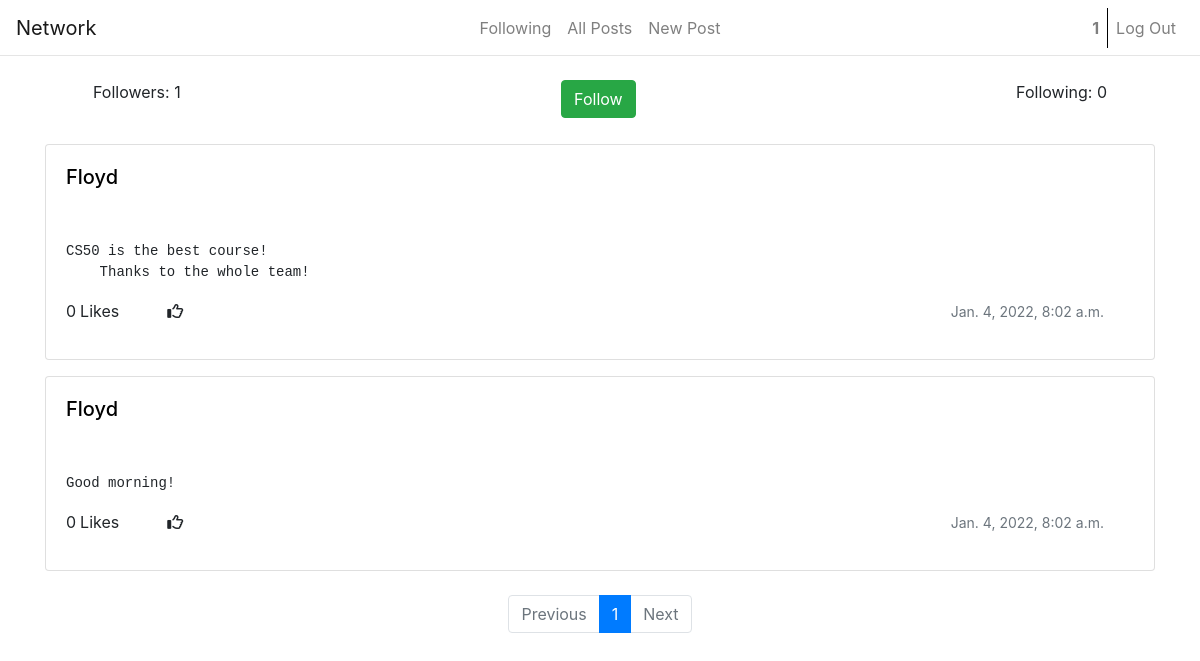
The page /profile/Floyd (signed in) on the database its author committed.
### network/models.py (models this page shows, shortened)
class User(AbstractUser):
    pass

class Post(models.Model):
    timestamp = models.DateTimeField(default=datetime.datetime.now())
    description = models.TextField(blank=True, null=True, default="")
    owner = models.ForeignKey(User, on_delete=models.CASCADE, related_name="owner")
    likes = models.IntegerField(default="0")

### network/views.py (the view, shortened to what this page needs)
# urls.py: path("profile/<str:user>", views.profile, name="profile"),
@login_required(login_url='login')
def profile(request, user):
    if request.method == "GET":
        current_user = request.user
        owner = User.objects.get(username=user)
        is_following = Followers.objects.filter(follower=owner).count()
        is_follower = Followers.objects.filter(following = owner, follower=current_user)
        follow_count = Followers.objects.filter(following=owner).count()
        posts = Post.objects.filter(owner=owner).order_by("-timestamp")
        paginator = Paginator(posts, 10)
        page_number = request.GET.get('page')
        page_obj = paginator.get_page(page_number)
        return render(request, "network/profile.html", {
            "owner": owner,
            "current_user" : current_user,
            "followers" : is_follower,
            "posts": posts,
            "page_obj": page_obj,
            "follow_count": follow_count,
            "is_following_count": is_following
        })

### network/templates/network/profile.html (shortened to what this page needs)
{% extends "network/layout.html" %} {% load static %}
{% block body %}
<div class="container">
	<div class="d-flex mt-4 mb-4 mx-5 justify-content-between">
		<div class="d-inline">Followers: {{follow_count}}</div>
		{% if owner != current_user %} {% if not followers %}
		<form
			action=""
			method="post"
			name="follow"
		>
			<button class="btn btn-success" type="submit">Follow</button>
		</form>
		{% endif %} {% endif %}
		<div class="following">
			<p>Following: {{ is_following_count }}</p>
		</div>
	</div>
	{% for post in page_obj %}
	<div class="whole-card" id="edit-box-{{post.id}}">
		<div class="card mb-3">
			<div class="card-body d-flex justify-content-between" id="btn-div">
				<h5 class="card-title text-left">
					<a
						href="{% url 'profile' post.owner %}"
						class="noDecoration link-info d-inline"
						>{{post.owner}}</a
					>
				</h5>
			</div>
			<div class="card-body">
				<pre class="card-text">{{post.description}}</pre>
				<div class="row justify-content-between container">
					<div
						class="
							try
							d-inline-flex
							text-center
							mt-auto
							mb-auto
							justify-content-center
						"
					>
						<p class="card-text mr-1 likes-number-{{post.id}}">
							{{post.likes}}
						</p>
						<p>Likes</p>
						<i
							class="fa-regular fa-thumbs-up ml-5 mt-1 like-button-{{post.id}}"
							onclick="like('{{post.id}}')"
						></i>
					</div>
					<p class="card-text">
						<small class="text-muted">{{post.timestamp}}</small>
					</p>
				</div>
			</div>
		</div>
	</div>
	{% endfor %}
	<div class="pb-5 pt-2">
		<nav aria-label="...">
			<ul class="pagination justify-content-center">
				{% if page_obj.has_previous %}
				<li class="page-item">
					<a class="page-link" href="?page={{ page_obj.previous_page_number }}"
						>Previous</a
					>
				</li>
				{% else %}
				<li class="page-item disabled">
					<a class="page-link disabled">Previous</a>
				</li>
				{% endif %}
				<li class="page-item active" aria-current="page">
					<span class="page-link">
						{{ page_obj.number }}
					</span>
				</li>
				{% if page_obj.has_next %}
				<li class="page-item">
					<a class="page-link" href="?page={{ page_obj.next_page_number }}"
						>{{ page_obj.next_page_number }}</a
					>
				</li>
				<li class="page-item">
					<a class="page-link" href="?page={{ page_obj.next_page_number }}"
						>Next</a
					>
				</li>
				{% else %}
				<li class="page-item disabled">
					<a class="page-link disabled">Next</a>
				</li>
				{% endif %}
			</ul>
		</nav>
	</div>
</div>
{% endblock %}

### network/templates/network/layout.html (shortened to what this page needs)
{% load static %}
<!DOCTYPE html>
<html lang="en">
    <head>
        <link rel="stylesheet" href="https://cdnjs.cloudflare.com/ajax/libs/font-awesome/6.0.0-beta3/css/all.min.css" />
        <link rel="stylesheet" href="https://cdn.jsdelivr.net/npm/bootstrap@4.6.1/dist/css/bootstrap.min.css">
        <link href="{% static 'network/styles.css' %}" rel="stylesheet">
    </head>
    <body>
        <nav class="navbar navbar-light navbar-expand-md bg-faded justify-content-center">
            <a href="/" class="navbar-brand d-flex w-50 mr-auto">Network</a>
            <div class="navbar-collapse collapse w-100 text-center" id="collapsingNavbar3">
                <ul class="navbar-nav w-100 justify-content-center">
                    {% if user.is_authenticated %}
                    <li class="nav-item">
                        <a class="nav-link" href="{% url 'following' %}">Following</a>
                    </li>
                    {% endif %}
                    <li class="nav-item">
                        <a class="nav-link" href="{% url 'index' %}">All Posts</a>
                      </li>
                    {% if user.is_authenticated %}
                    <li class="nav-item">
                        <a class="nav-link" href="{% url 'new_post' %}">New Post</a>
                    </li>
                    {% endif %}
                </ul>
                <ul class="nav navbar-nav ml-auto w-100 justify-content-end">
                    {% if user.is_authenticated %}
                    <li class="nav-item">
                        <a class="nav-link" href="{% url 'profile' request.user %}"><strong>{{ user.username }}</strong><div class="user-spacing "></div></a>
                    </li>
                    <li class="nav-item">
                        <a class="nav-link bl" href="{% url 'logout' %}">Log Out</a>
                {% endif %}
                    </li>
                </ul>
            </div>
        </nav>
       <hr style="margin-top: -1px;" class="mb-4">
        <div class="body">
            {% block body %}
            {% endblock %}
        </div>
    </body>
</html>

### network/static/network/styles.css (style rules this page uses)
@media only screen and (min-width: 768px) { .bl { border-left: solid 1px black; } }
pre { overflow: hidden; text-overflow: ellipsis; display: -webkit-box; -webkit-line-clamp: 8; -webkit-box-orient: vertical; }
.noDecoration, a:link, a:visited, a:hover { text-decoration: none!important; color: black; }

### rows shown on the page
User: username "1"
Post: owner "Floyd", description "CS50 is the best course! Thanks to the whole team!", likes "0", timestamp "Jan. 4, 2022, 8:02 a.m."
Post: owner "Floyd", description "Good morning!", likes "0", timestamp "Jan. 4, 2022, 8:02 a.m."

### other values the page prints
{{ follow_count }} "1"
{{ is_following_count }} "0"
{{ page_obj.number }} "1"
